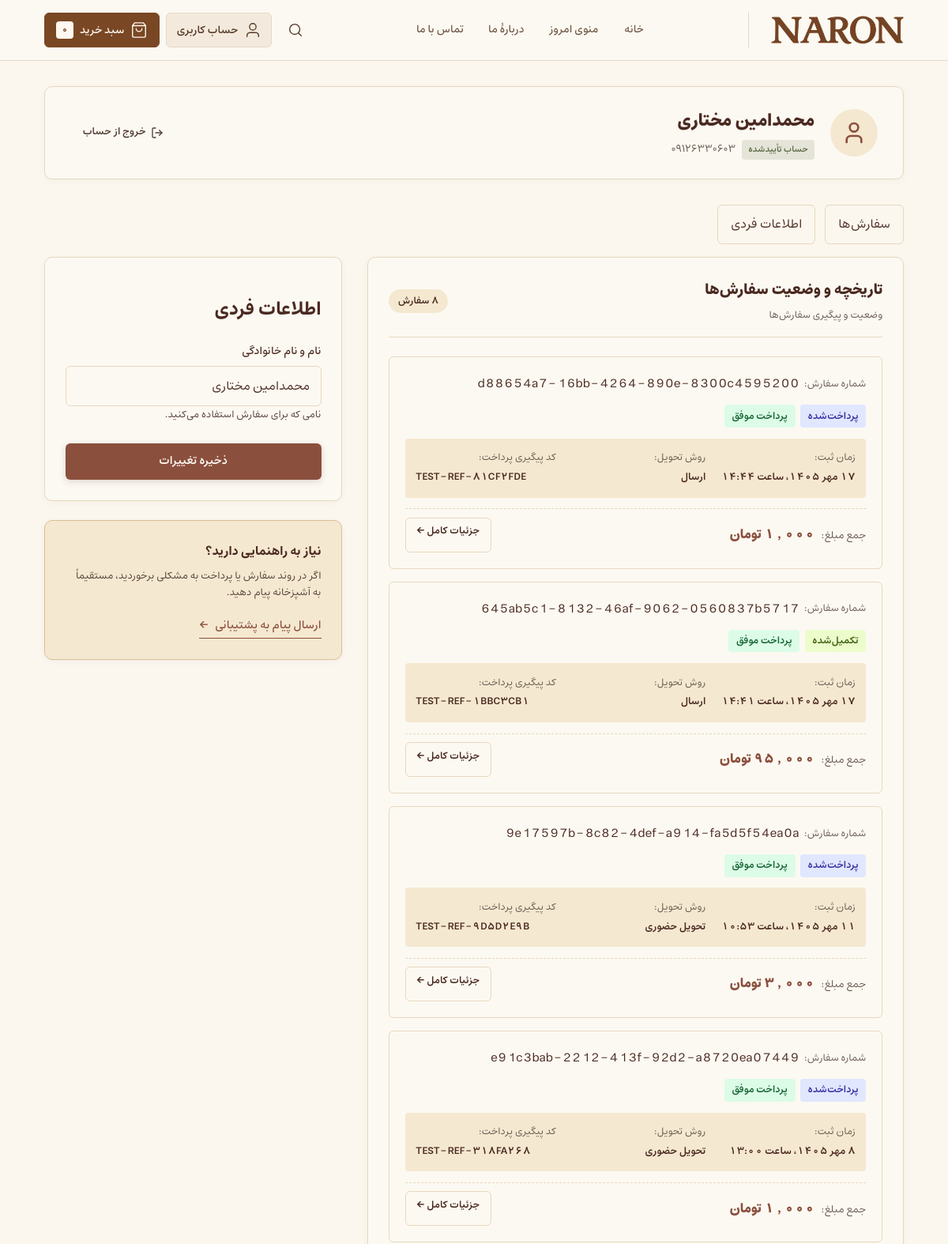
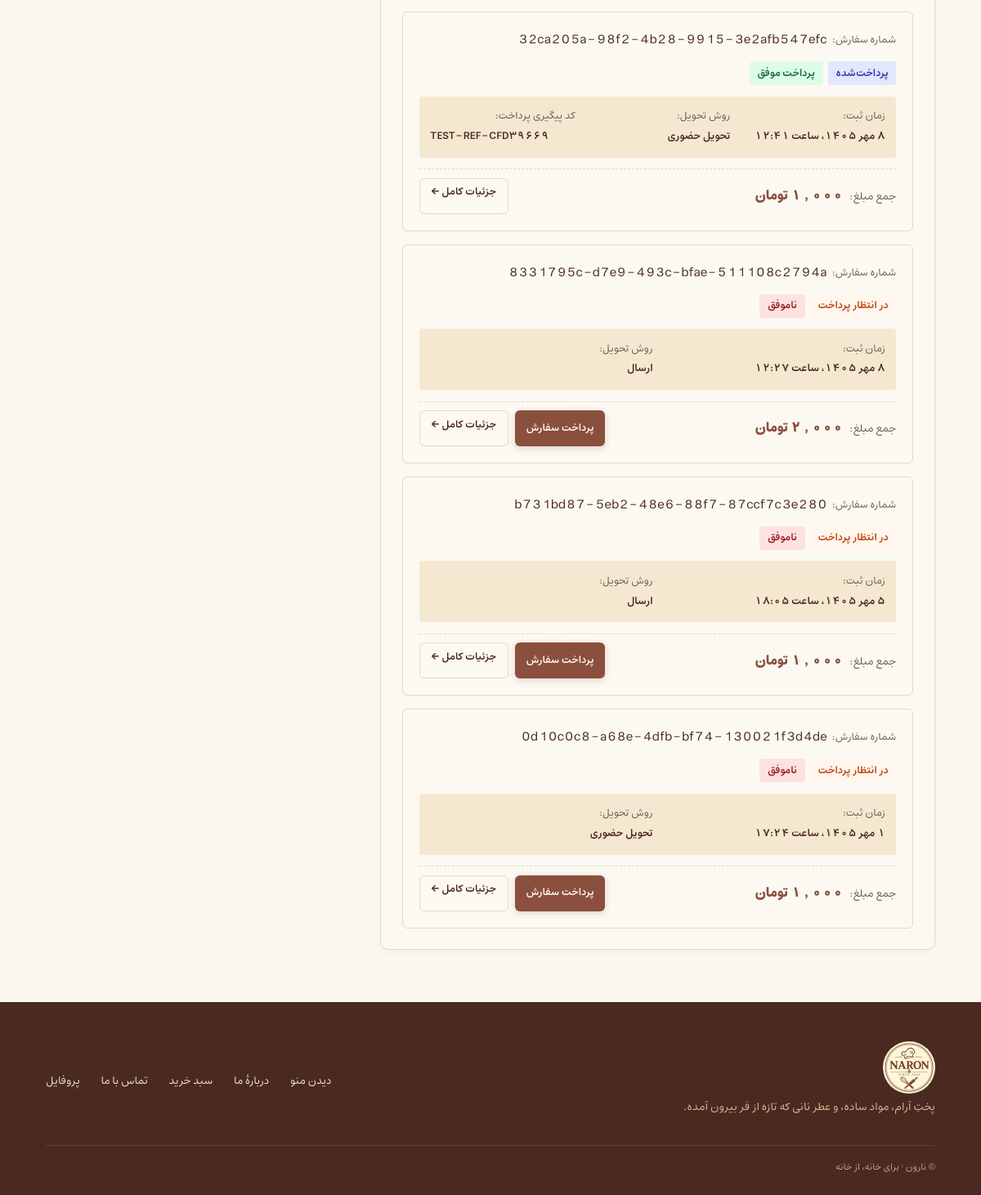
Screenshot of /account/profile/ (signed in) with the database file from the repository (2 pictures, top to bottom).
### bakery/models.py (models this page shows, shortened)
class CustomerProfile(models.Model):
    user = models.OneToOneField(settings.AUTH_USER_MODEL, verbose_name="حساب کاربری", related_name="customer_profile", on_delete=models.CASCADE)
    phone = models.CharField("شمارهٔ همراه", max_length=11, unique=True)
    display_name = models.CharField("نام نمایشی", max_length=120, blank=True)
    created_at = models.DateTimeField("زمان عضویت", auto_now_add=True)
    class Meta:
        verbose_name = "پروفایل مشتری"
        verbose_name_plural = "پروفایل‌های مشتریان"

class Order(models.Model):
    class Status(models.TextChoices):
        PENDING = "pending", "در انتظار پرداخت"
        PAID = "paid", "پرداخت‌شده"
        PREPARING = "preparing", "در حال آماده‌سازی"
        READY = "ready", "آمادهٔ تحویل"
        COMPLETED = "completed", "تکمیل‌شده"
        CANCELLED = "cancelled", "لغوشده"
    class PaymentStatus(models.TextChoices):
        UNPAID = "unpaid", "پرداخت‌نشده"
        INITIATED = "initiated", "در انتظار پرداخت"
        PAID = "paid", "پرداخت‌شده"
        FAILED = "failed", "ناموفق"
    number = models.UUIDField(default=uuid.uuid4, editable=False, unique=True)
    customer = models.ForeignKey(settings.AUTH_USER_MODEL, verbose_name="حساب مشتری", related_name="bakery_orders", on_delete=models.SET_NULL, null=True, blank=True)
    customer_name = models.CharField("نام مشتری", max_length=120)
    phone = models.CharField("شماره تماس", max_length=20)
    address = models.TextField("نشانی", blank=True)
    fulfillment = models.CharField("روش دریافت", max_length=20, choices=(("delivery", "ارسال"), ("pickup", "تحویل حضوری")), default="delivery")
    note = models.TextField("یادداشت مشتری", blank=True)
    status = models.CharField("وضعیت سفارش", max_length=20, choices=Status.choices, default=Status.PENDING)
    payment_status = models.CharField("وضعیت پرداخت", max_length=20, choices=PaymentStatus.choices, default=PaymentStatus.UNPAID)
    total = models.PositiveIntegerField("جمع کل (تومان)", default=0)
    authority = models.CharField("شناسه پرداخت زرین‌پال", max_length=64, blank=True, db_index=True)
    ref_id = models.CharField("کد پیگیری زرین‌پال", max_length=64, blank=True)
    created_at = models.DateTimeField("زمان ثبت", auto_now_add=True)
    paid_at = models.DateTimeField("زمان پرداخت", null=True, blank=True)
    class Meta:
        ordering = ("-created_at",)
        verbose_name = "سفارش"
        verbose_name_plural = "سفارش‌ها"

### bakery/views.py (the view)
# urls.py: path("account/profile/", views.customer_profile, name="customer_profile"),
@login_required
def customer_profile(request):
    profile = CustomerProfile.objects.filter(user=request.user).first()
    if profile is None:
        return render(request, "bakery/profile.html", {
            "profile": None,
            "staff_account": request.user.is_staff or request.user.is_superuser,
        })
    form = CustomerProfileForm(request.POST or None, instance=profile)
    if request.method == "POST" and form.is_valid():
        form.save()
        messages.success(request, "پروفایلتان به‌روز شد.")
        return redirect("customer_profile")
    history = Order.objects.filter(Q(customer=request.user) | Q(phone=profile.phone)).distinct().order_by("-created_at", "-pk")
    paginator = Paginator(history, 10)
    orders = paginator.get_page(request.GET.get("page"))
    return render(request, "bakery/profile.html", {"profile": profile, "form": form, "orders": orders,
                                                  "order_count": paginator.count})

### bakery/forms.py
class CustomerProfileForm(forms.ModelForm):
    class Meta:
        model = CustomerProfile
        fields = ("display_name",)
        labels = {"display_name": "نام و نام خانوادگی"}
        widgets = {"display_name": forms.TextInput(attrs={"autocomplete": "name", "aria-describedby": "profile-name-hint profile-name-error"})}

### bakery/context_processors.py (called while the page is built)
def cart_summary(request):
    cart = request.session.get("cart", {})
    count = sum(int(quantity) for quantity in cart.values())
    return {"cart_count": count}

### bakery/jalali.py (called while the page is built)
def gregorian_to_jalali(gy, gm, gd):
    g_d_m = [0, 31, 59, 90, 120, 151, 181, 212, 243, 273, 304, 334]
    if gy > 1600:
        jy = 979
        gy -= 1600
    else:
        jy = 0
        gy -= 621
    gy2 = gy if gm > 2 else gy - 1
    days = (
        365 * gy
        + (gy2 + 4) // 4
        - (gy2 + 100) // 100
        + (gy2 + 400) // 400
        - 80
        + gd
        + g_d_m[gm - 1]
    )
    jy += 33 * (days // 12053)
    days %= 12053
    jy += 4 * (days // 1461)
    days %= 1461
    if days > 365:
        jy += (days - 1) // 365
        days = (days - 1) % 365
    if days < 186:
        jm = 1 + days // 31
        jd = 1 + days % 31
    else:
        days -= 186
        jm = 7 + days // 30
        jd = 1 + days % 30
    return jy, jm, jd

def to_jalali_tuple(dt):
    if dt is None:
        return None
    if isinstance(dt, datetime):
        if timezone.is_aware(dt):
            dt = timezone.localtime(dt)
        return gregorian_to_jalali(dt.year, dt.month, dt.day), (dt.hour, dt.minute)
    if isinstance(dt, date):
        return gregorian_to_jalali(dt.year, dt.month, dt.day), None
    return None

### bakery/templatetags/bakery_tags.py (called while the page is built)
def pagination_items(current, total):
    selected = sorted({1, total, *range(max(1, current - 1), min(total, current + 1) + 1)})
    result = []
    for page in selected:
        if result:
            gap = page - result[-1]
            if gap == 2:
                result.append(page - 1)
            elif gap > 2:
                result.append(None)
        result.append(page)
    return result

@register.filter
def fa_digits(value):
    if value is None:
        return ""
    return str(value).translate(_digit_map)

@register.filter
def toman(value):
    try:
        amount = int(value)
    except (TypeError, ValueError):
        return value
    return f"{amount:,}".replace(",", "٬").translate(_digit_map)

### templates/bakery/profile.html (shortened to what this page needs)
{% extends "base.html" %}
{% load bakery_tags %}
{% block content %}
<section class="section-shell profile-container">
  <div class="profile-header-card">
    <div class="profile-avatar">
      <svg viewBox="0 0 24 24" width="32" height="32" fill="none" stroke="currentColor" stroke-width="2" stroke-linecap="round" stroke-linejoin="round" aria-hidden="true">
        <path d="M19 21v-2a4 4 0 0 0-4-4H9a4 4 0 0 0-4 4v2"></path>
        <circle cx="12" cy="7" r="4"></circle>
      </svg>
    </div>
    <div class="profile-meta">
      <h1>{% if profile and profile.display_name %}{{ profile.display_name }}{% else %}مشتری گرامی{% endif %}</h1>
      {% if profile %}
        <p class="profile-phone"><span class="profile-badge-active">حساب تأییدشده</span> <bdi dir="ltr">{{ profile.phone|fa_digits }}</bdi></p>
      {% elif staff_account %}
        <p class="profile-phone"><span class="profile-badge-active">حساب مدیریت فروشگاه</span> {{ request.user.username }}</p>
      {% endif %}
    </div>
    <form method="post" action="{% url 'phone_logout' %}" class="profile-logout-btn">
      <button class="plain-button logout-action" type="submit">
        <svg viewBox="0 0 24 24" width="16" height="16" fill="none" stroke="currentColor" stroke-width="2" stroke-linecap="round" stroke-linejoin="round" aria-hidden="true"><path d="M9 21H5a2 2 0 0 1-2-2V5a2 2 0 0 1 2-2h4"></path><polyline points="16 17 21 12 16 7"></polyline><line x1="21" y1="12" x2="9" y2="12"></line></svg>
        <span>خروج از حساب</span>
      </button>
    </form>
  </div>
  {% if profile %}
    <nav class="profile-section-nav" aria-label="بخش‌های حساب">
      <a href="#profile-orders">سفارش‌ها</a><a href="#profile-info">اطلاعات فردی</a>
    </nav>
    <div class="profile-grid">
      <div class="profile-main-column" id="profile-orders">
        <div class="profile-card">
          <div class="profile-card-header">
            <div>
              <h2>تاریخچه و وضعیت سفارش‌ها</h2>
              <p>وضعیت و پیگیری سفارش‌ها</p>
            </div>
            <span class="profile-order-count">{{ order_count|fa_digits }} سفارش</span>
          </div>
          {% if orders %}
            <div class="order-cards-list">
              {% for order in orders %}
                <article class="order-card">
                  <div class="order-card-top">
                    <div class="order-card-ref">
                      <span class="order-num-label">شماره سفارش:</span>
                      <bdi dir="ltr" class="order-num">{{ order.number }}</bdi>
                    </div>
                    <div class="order-status-badges">
                      {% if order.status == "completed" %}
                        <span class="badge-status badge-completed">{{ order.get_status_display }}</span>
                      {% elif order.status == "ready" %}
                        <span class="badge-status badge-ready">{{ order.get_status_display }}</span>
                      {% elif order.status == "preparing" %}
                        <span class="badge-status badge-preparing">{{ order.get_status_display }}</span>
                      {% elif order.status == "paid" %}
                        <span class="badge-status badge-paid">{{ order.get_status_display }}</span>
                      {% elif order.status == "cancelled" %}
                        <span class="badge-status badge-cancelled">{{ order.get_status_display }}</span>
                      {% else %}
                        <span class="badge-status badge-pending">{{ order.get_status_display }}</span>
                      {% endif %}
                      {% if order.payment_status == "paid" %}
                        <span class="badge-payment badge-payment-paid">پرداخت موفق</span>
                      {% elif order.payment_status == "failed" %}
                        <span class="badge-payment badge-payment-failed">ناموفق</span>
                      {% else %}
                        <span class="badge-payment badge-payment-unpaid">پرداخت‌نشده</span>
                      {% endif %}
                    </div>
                  </div>
                  <div class="order-card-details">
                    <div class="order-detail-item">
                      <span>زمان ثبت:</span>
                      <time datetime="{{ order.created_at|date:'c' }}">{{ order.created_at|jalali_date:"full" }}</time>
                    </div>
                    <div class="order-detail-item">
                      <span>روش تحویل:</span>
                      <span>{{ order.get_fulfillment_display }}</span>
                    </div>
                    {% if order.ref_id %}
                      <div class="order-detail-item">
                        <span>کد پیگیری پرداخت:</span>
                        <bdi dir="ltr">{{ order.ref_id|fa_digits }}</bdi>
                      </div>
                    {% endif %}
                  </div>
                  <div class="order-card-footer">
                    <div class="order-card-price">
                      <span>جمع مبلغ:</span>
                      <strong>{{ order.total|toman }} تومان</strong>
                    </div>
                    <div class="order-card-actions">
                      {% if order.payment_status != "paid" and order.status != "cancelled" %}
                        <form method="post" action="{% url 'retry_payment' order.number %}" class="inline-form">
                          <button class="button-primary btn-sm" type="submit">پرداخت سفارش</button>
                        </form>
                      {% endif %}
                      <a class="plain-button btn-sm" href="{% url 'order_status' order.number %}">
                        <span>جزئیات کامل</span>
                        <span aria-hidden="true">←</span>
                      </a>
                    </div>
                  </div>
                </article>
              {% endfor %}
            </div>
          {% endif %}
        </div>
      </div>
      <aside class="profile-side-column" id="profile-info">
        <div class="profile-card">
          <h2>اطلاعات فردی</h2>
          <form class="account-form" method="post" data-profile-save>
            <div class="form-field{% if form.display_name.errors %} has-error{% endif %}">
              <label for="{{ form.display_name.id_for_label }}">{{ form.display_name.label }}</label>
              {{ form.display_name }}
              <span id="profile-name-hint" class="profile-save-hint">نامی که برای سفارش استفاده می‌کنید.</span>
            </div>
            <button class="button-primary btn-block" type="submit">ذخیره تغییرات</button>
          </form>
        </div>
        <div class="profile-card profile-help-card">
          <h3>نیاز به راهنمایی دارید؟</h3>
          <p>اگر در روند سفارش یا پرداخت به مشکلی برخوردید، مستقیماً به آشپزخانه پیام دهید.</p>
          <a class="text-link arrow-link" href="{% url 'contact' %}">ارسال پیام به پشتیبانی <span aria-hidden="true">←</span></a>
        </div>
      </aside>
    </div>
  {% endif %}
</section>
{% endblock %}

### static/bakery/navbar.css (style rules this page uses)
:root { --masthead-surface: var(--paper); --masthead-text: #543726; --masthead-muted: #705542; --masthead-line: #e5d7c7; --masthead-hover: #f3eadd; --masthead-accent: #794724; --masthead-accent-hover: #63391f; --masthead-on-accent: #fff8f0; --masthead-count: #fff8f0; --masthead-count-ink: #714121; }

### rows the page displays
CustomerProfile: display_name "محمدامین مختاری", phone|fa_digits "۰۹۱۲۶۳۳۰۶۰۳"
Order: number "d88654a7-16bb-4264-890e-8300c4595200", status "پرداخت‌شده", payment_status "پرداخت موفق", created_at|jalali_date "۱۷ مهر ۱۴۰۵، ساعت ۱۴:۴۴", fulfillment "ارسال", ref_id|fa_digits "TEST-REF-۸۱CF۲FDE", total|toman "۱٬۰۰۰"
Order: number "645ab5c1-8132-46af-9062-0560837b5717", status "تکمیل‌شده", payment_status "پرداخت موفق", created_at|jalali_date "۱۷ مهر ۱۴۰۵، ساعت ۱۴:۴۱", fulfillment "ارسال", ref_id|fa_digits "TEST-REF-۱BBC۳CB۱", total|toman "۹۵٬۰۰۰"
Order: number "9e17597b-8c82-4def-a914-fa5d5f54ea0a", status "پرداخت‌شده", payment_status "پرداخت موفق", created_at|jalali_date "۱۱ مهر ۱۴۰۵، ساعت ۱۰:۵۳", fulfillment "تحویل حضوری", ref_id|fa_digits "TEST-REF-۹D۵D۲E۹B", total|toman "۳٬۰۰۰"
Order: number "e91c3bab-2212-413f-92d2-a8720ea07449", status "پرداخت‌شده", payment_status "پرداخت موفق", created_at|jalali_date "۸ مهر ۱۴۰۵، ساعت ۱۳:۰۰", fulfillment "تحویل حضوری", ref_id|fa_digits "TEST-REF-۳۱۸FA۲۶۸", total|toman "۱٬۰۰۰"
Order: number "32ca205a-98f2-4b28-9915-3e2afb547efc", status "پرداخت‌شده", payment_status "پرداخت موفق", created_at|jalali_date "۸ مهر ۱۴۰۵، ساعت ۱۲:۴۱", fulfillment "تحویل حضوری", ref_id|fa_digits "TEST-REF-CFD۳۹۶۶۹", total|toman "۱٬۰۰۰"
Order: number "8331795c-d7e9-493c-bfae-511108c2794a", status "در انتظار پرداخت", payment_status "ناموفق", created_at|jalali_date "۸ مهر ۱۴۰۵، ساعت ۱۲:۲۷", fulfillment "ارسال", total|toman "۲٬۰۰۰"
Order: number "b731bd87-5eb2-48e6-88f7-87ccf7c3e280", status "در انتظار پرداخت", payment_status "ناموفق", created_at|jalali_date "۵ مهر ۱۴۰۵، ساعت ۱۸:۰۵", fulfillment "ارسال", total|toman "۱٬۰۰۰"
Order: number "0d10c0c8-a68e-4dfb-bf74-130021f3d4de", status "در انتظار پرداخت", payment_status "ناموفق", created_at|jalali_date "۱ مهر ۱۴۰۵، ساعت ۱۷:۲۴", fulfillment "تحویل حضوری", total|toman "۱٬۰۰۰"

### other values shown
{{ cart_count|fa_digits }} "۰"
